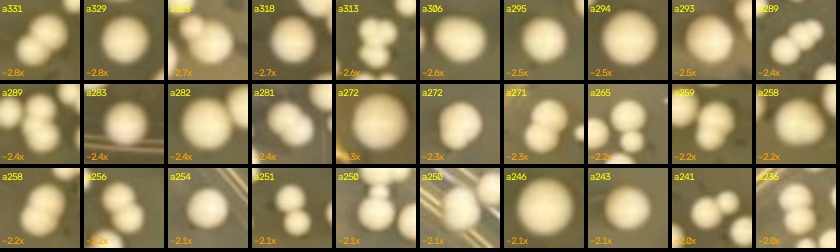
#> input picture backend/colony_counter/tests/fixtures/_diagnosis/moderate_568/merged_looking_singles.jpg, 840 x 252 px
$ python -i masking.py   (imports and definitions only)
#> lines starting #> are read from the running program, lines starting #| are printed output that depends on the picture
### backend/colony_counter/image_processing/preprocessing.py
"""Load image, flatten illumination, detect glare, denoise."""
from __future__ import annotations

import cv2
import numpy as np


def decode_bgr(image_bytes: bytes) -> np.ndarray:
    arr = np.frombuffer(image_bytes, dtype=np.uint8)
    bgr = cv2.imdecode(arr, cv2.IMREAD_COLOR)
    if bgr is None:
        raise ValueError("Could not decode image")
    return bgr


# [36 lines left out: function preprocess, not called in this run]

### backend/colony_counter/image_processing/masking.py
"""Build and erode user masks; crop helpers."""
from __future__ import annotations

import cv2
import numpy as np


# [77 lines left out: functions build_mask_from_spec, apply_mask, not called in this run]


def suggest_dish_ellipse(image_bytes: bytes) -> dict | None:
    """Hough circle suggestion for UI — never applied silently."""
    from .preprocessing import decode_bgr

    bgr = decode_bgr(image_bytes)
    h, w = bgr.shape[:2]
    gray = cv2.cvtColor(bgr, cv2.COLOR_BGR2GRAY)
    gray = cv2.GaussianBlur(gray, (9, 9), 0)
    scale = 1.0
    work = gray
    if max(h, w) > 1200:
        scale = 1200 / max(h, w)
        work = cv2.resize(gray, (int(w * scale), int(h * scale)), interpolation=cv2.INTER_AREA)

    circles = cv2.HoughCircles(
        work,
        cv2.HOUGH_GRADIENT,
        dp=1.2,
        minDist=max(work.shape) // 2,
        param1=100,
        param2=40,
        minRadius=int(min(work.shape) * 0.15),
        maxRadius=int(min(work.shape) * 0.55),
    )
    if circles is None:
        return None
    c = circles[0][0]
    cx, cy, r = float(c[0]) / scale, float(c[1]) / scale, float(c[2]) / scale
    return {"type": "ellipse", "cx": cx, "cy": cy, "rx": r, "ry": r}

>>> import cv2
>>> picture = cv2.imread('../tests/fixtures/_diagnosis/moderate_568/merged_looking_singles.jpg', cv2.IMREAD_GRAYSCALE)
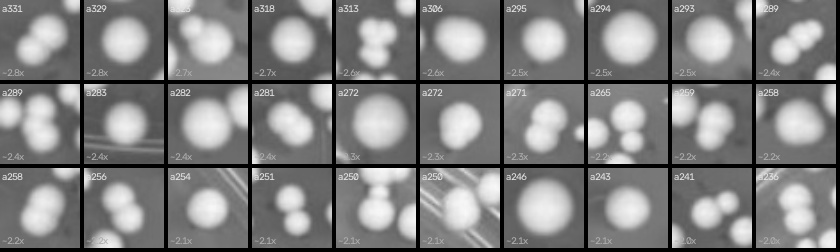
#> picture: shape (252, 840); min 0, max 248, mean 127.2
#> (the run stopped early here; a loop or call above may not have finished)

$ run again, on backend/colony_counter/tests/fixtures/_diagnosis/moderate_568/missed_at_stability_crops.jpg
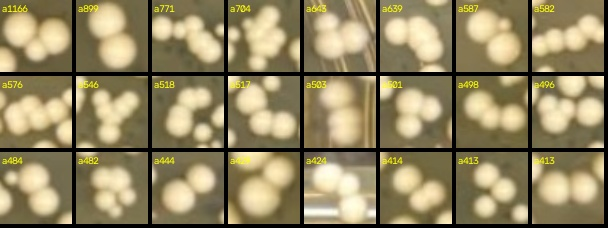
#> input picture backend/colony_counter/tests/fixtures/_diagnosis/moderate_568/missed_at_stability_crops.jpg, 608 x 228 px
#> `picture = cv2.imread('../tests/fixtures/_diagnosis/moderate_568/merged..`:
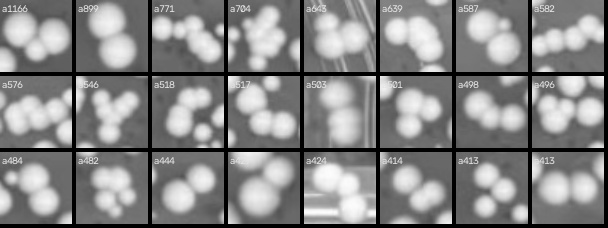
#> picture: shape (228, 608); min 0, max 253, mean 133.3
